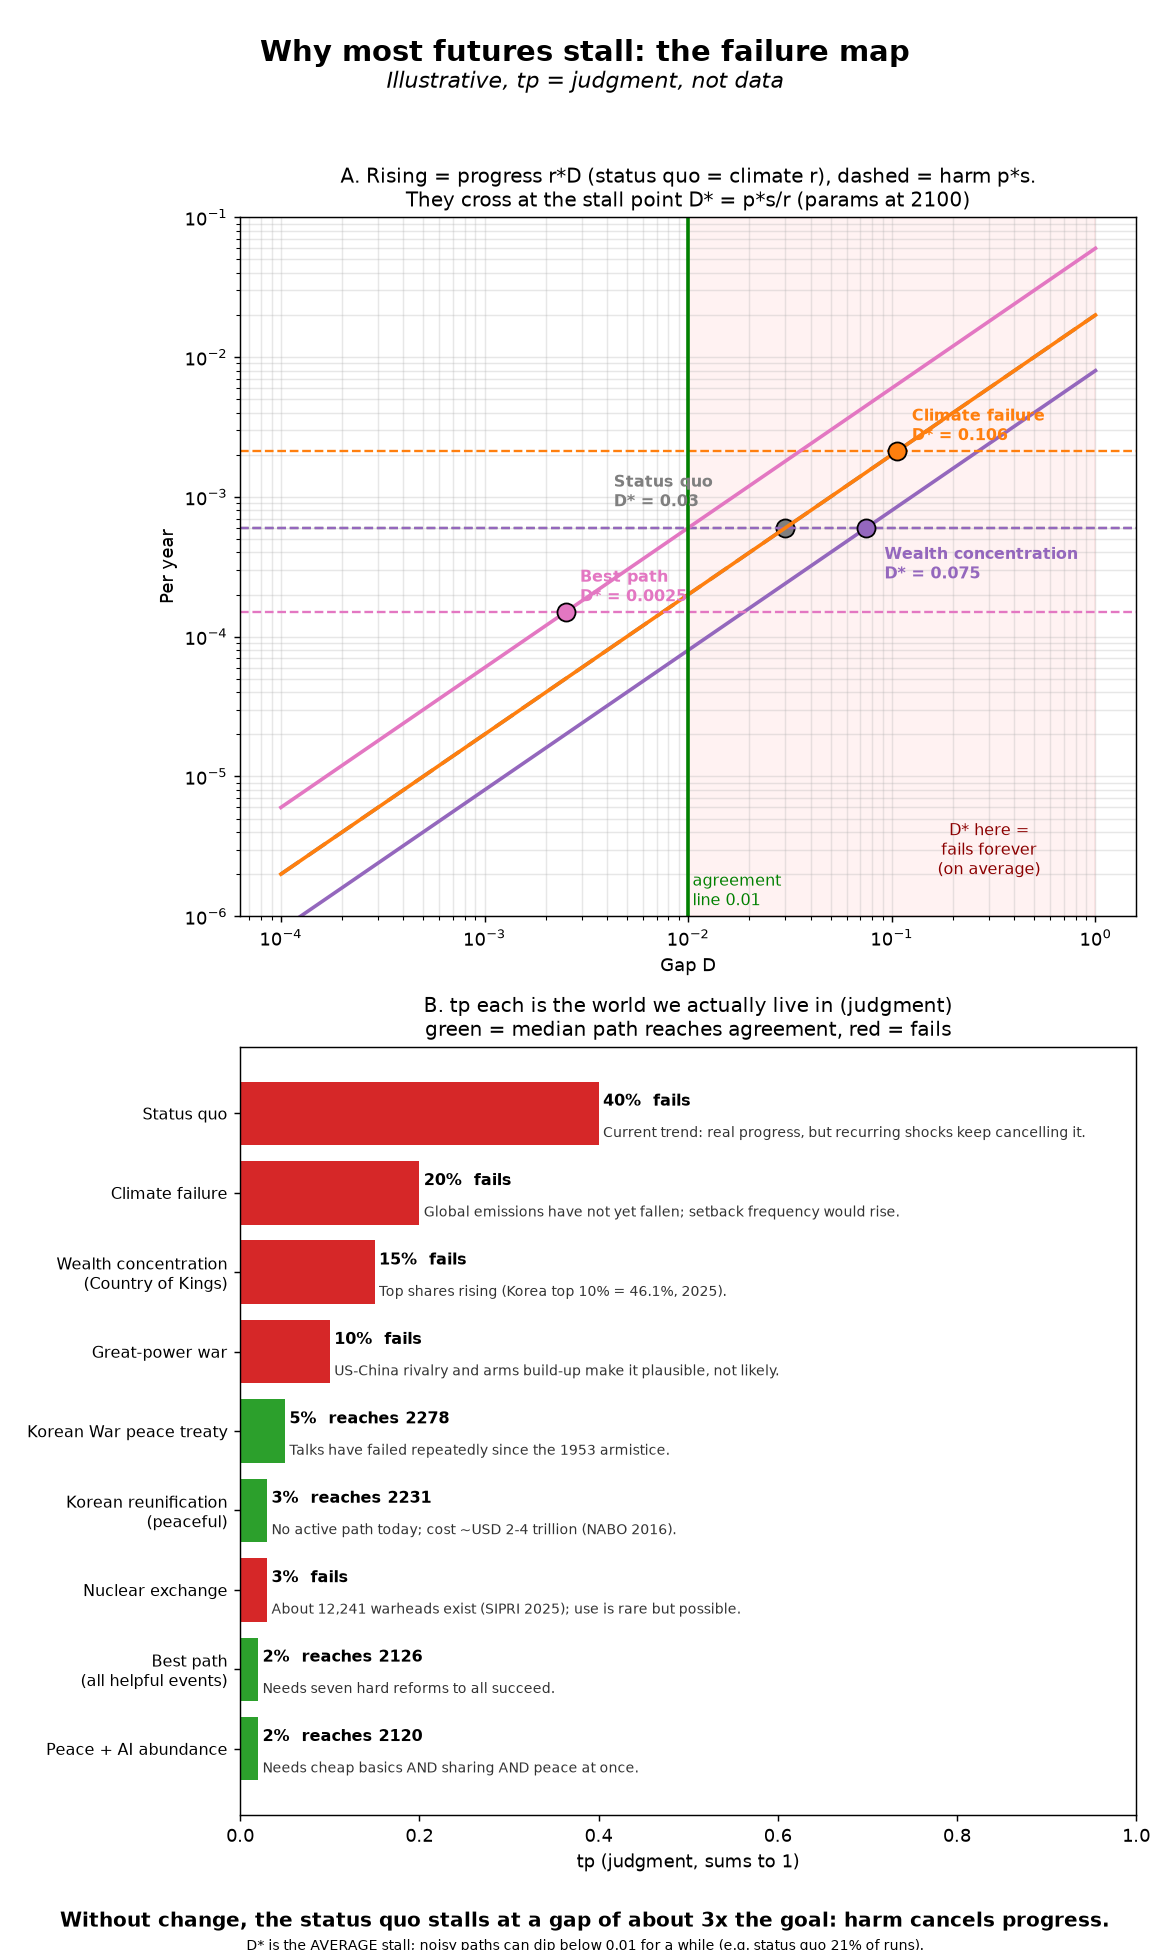

Recreate this plot in Python.
#!/usr/bin/env python3
"""Failure map: where progress r*D meets average harm p*s. ILLUSTRATIVE."""
import json, matplotlib
matplotlib.use('Agg')
import matplotlib.pyplot as plt
import numpy as np
from decency_scenarios_v2 import TIMELINE_SCENARIOS, WORLD_TP, final_params

rep = json.load(open('demo_output_timeline_v2.json'))['scenarios']
fig, (ax, bx) = plt.subplots(2, 1, figsize=(9, 15), gridspec_kw={'height_ratios': [1, 1.1]})
fig.suptitle('Why most futures stall: the failure map', fontsize=16, weight='bold')
fig.text(0.5, 0.955, 'Illustrative, tp = judgment, not data', ha='center', style='italic', fontsize=12)

D = np.logspace(-4, 0, 300)
pick = [('Status quo', '#7f7f7f'), ('Wealth concentration (Country of Kings)', '#9467bd'),
        ('Climate failure', '#ff7f0e'), ('Best path (all helpful events)', '#e377c2')]
for name, c in pick:
    f = final_params(TIMELINE_SCENARIOS[name])
    ax.plot(D, f['r'] * D, color=c, lw=2, ls=(0, (6, 3)) if name == 'Status quo' else '-')
    ax.axhline(f['p'] * f['s'], color=c, ls='--', lw=1.3)
    ax.plot([f['D_star']], [f['p'] * f['s']], 'o', color=c, ms=10, mec='k')
    short = name.split(' (')[0]
    ax.annotate(f"{short}\nD* = {f['D_star']:.3g}", (f['D_star'], f['p'] * f['s']),
                xytext={'Status quo': (-95, 12), 'Wealth concentration (Country of Kings)': (10, -28)}.get(name, (8, 6)), textcoords='offset points', fontsize=9, color=c, weight='bold')
ax.axvline(0.01, color='green', lw=2)
ax.text(0.0105, 1.2e-6, 'agreement\nline 0.01', color='green', fontsize=9)
ax.axvspan(0.01, 1, color='red', alpha=0.05)
ax.text(0.3, 2e-6, 'D* here =\nfails forever\n(on average)', color='darkred', fontsize=9, ha='center')
ax.set_xscale('log'); ax.set_yscale('log'); ax.set_ylim(1e-6, 0.1)
ax.set_xlabel('Gap D'); ax.set_ylabel('Per year')
ax.set_title('A. Rising = progress r*D (status quo = climate r), dashed = harm p*s.\n'
             'They cross at the stall point D* = p*s/r (params at 2100)', fontsize=11)
ax.grid(alpha=0.3, which='both')

names = sorted(WORLD_TP, key=lambda n: WORLD_TP[n][0])
tps = [WORLD_TP[n][0] for n in names]
ok = [rep[n]['median_agreement_year'] is not None for n in names]
bx.barh(range(len(names)), tps, color=['#2ca02c' if o else '#d62728' for o in ok])
for i, n in enumerate(names):
    yr = rep[n]['median_agreement_year']
    bx.text(tps[i] + 0.005, i + 0.15, f"{tps[i]:.0%}  {'reaches ' + str(yr) if yr else 'fails'}",
            fontsize=9, weight='bold', va='center')
    bx.text(tps[i] + 0.005, i - 0.25, WORLD_TP[n][1], fontsize=7.5, va='center', color='#333')
bx.set_yticks(range(len(names)))
bx.set_yticklabels([n.replace(' (', '\n(') for n in names], fontsize=9)
bx.set_xlim(0, 1.0)
bx.set_title('B. tp each is the world we actually live in (judgment)\n'
             'green = median path reaches agreement, red = fails', fontsize=11)
bx.set_xlabel('tp (judgment, sums to 1)')
sq = final_params(TIMELINE_SCENARIOS['Status quo'])['D_star']
fig.text(0.5, 0.012, f'Without change, the status quo stalls at a gap of about {sq/0.01:.0f}x '
         'the goal: harm cancels progress.', ha='center', fontsize=11, weight='bold')
fig.text(0.5, 0.0, 'D* is the AVERAGE stall; noisy paths can dip below 0.01 for a while '
         '(e.g. status quo 21% of runs).', ha='center', fontsize=8)
fig.tight_layout(rect=[0, 0.03, 1, 0.95])
fig.savefig('decency_failure_map.png', dpi=130)
print('saved')
